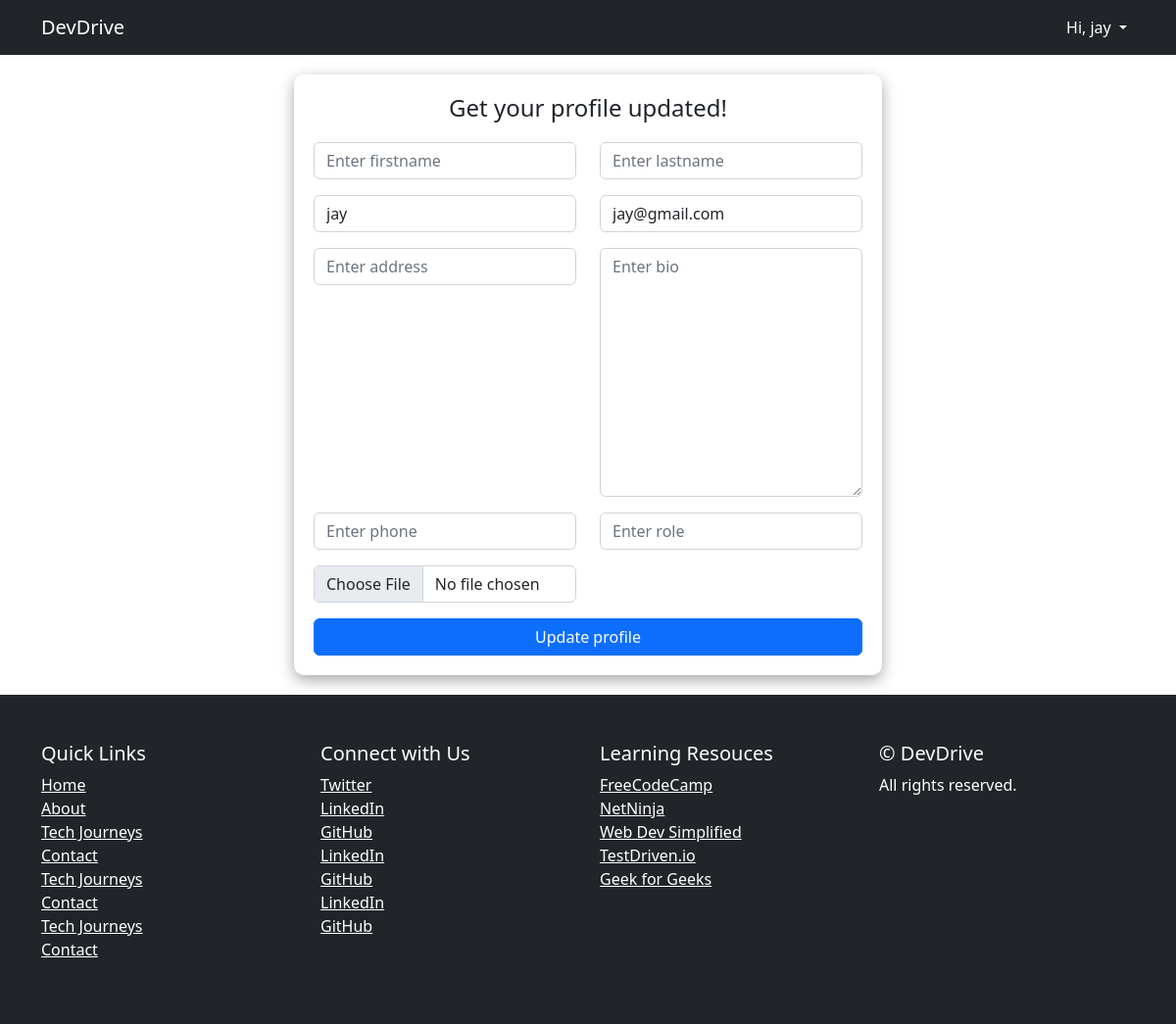
The app's page /user/update-profile (signed in) with its own data.
### core/models.py (models this page shows, shortened)
class CustomUser(AbstractUser):
    email = models.EmailField(unique=True)
    profile_pic = models.ImageField(upload_to="p_img", blank=True, null=True)
    address = models.CharField(max_length=50, blank=True, null=True)
    phone = models.CharField(max_length=11, blank=True, null=True)
    role = models.CharField(max_length=50, blank=True, null=True)
    bio = models.TextField(blank=True, null=True)
    USERNAME_FIELD = 'email'
    REQUIRED_FIELDS = ('username',)

### core/views.py (the view)
# urls.py: path("update-profile", views.update_profile, name="update-profile")
@login_required(login_url="signin")
def update_profile(request):
    if request.user.is_authenticated:
        user = request.user
        form = UpdateProfileForm(instance=user)
        if request.method == 'POST':
            form = UpdateProfileForm(request.POST, request.FILES, instance=user)
            if form.is_valid():
                form.save()
                messages.success(request, "Profile updated successfully")
                return redirect("profile")
    context = {"form": form}
    return render(request, "core/update_profile.html", context)

### core/templates/core/update_profile.html (shortened to what this page needs)
{% extends 'base.html' %}
{% block content %}
<form action="" method="POST" enctype="multipart/form-data">
    <h4>Get your profile updated!</h4>
    <div class="row">
        {% for field in form  %}
        {% if field.errors %}
        <div class="col-md-6">
            <div class="mb-3">
                {{field}}
            </div>
            <small>{{field.errors}}</small>
        </div>
        {% else %}
        <div class="col-md-6">
            <div class="mb-3">
                {{field}}
            </div>
        </div>
        {% endif %}
        {% endfor %}
    </div>
    <button class="btn btn-primary" style="width: 100%">Update profile</button>
</form>
{% endblock content %}

### templates/base.html (shortened to what this page needs)
<!DOCTYPE html>
{% load static %}
<html lang="en">
    <head>
        <link href="{% static 'css/styles.css' %}" rel="stylesheet" />
        <link rel="stylesheet" href="https://cdnjs.cloudflare.com/ajax/libs/font-awesome/6.5.1/css/all.min.css" />
        <link rel="stylesheet" href="https://cdnjs.cloudflare.com/ajax/libs/font-awesome/6.5.1/css/brands.min.css" />
    </head>
    <body>
        <nav class="navbar mynav navbar-expand-lg navbar-dark bg-dark">
            <div class="container">
                <a class="navbar-brand me-8" href="{% url 'index' %}">DevDrive</a>
              <div class="collapse navbar-collapse" id="navbarNavDropdown">
                <ul class="navbar-nav">
                  {% if request.user.is_authenticated %}
                  <li class="nav-item active dropdown">
                    <a class="nav-link dropdown-toggle" href="#" role="button" style="color: white" data-bs-toggle="dropdown" aria-expanded="false">
                      Hi, {{request.user.username}}
                    </a>
                  </li>
                  {% endif %}
                </ul>
              </div>
            </div>
          </nav>
        {% block content %}{% endblock content %}
        <footer class="py-5 bg-dark">
            <div class="container">
              <div class="row">
                <div class="col-lg-3 col-md-6">
                  <h5 class="text-white">Quick Links</h5>
                  <ul class="list-unstyled">
                    <li><a href="#" class="text-white">Home</a></li>
                    <li><a href="#" class="text-white">About</a></li>
                    <li><a href="#" class="text-white">Tech Journeys</a></li>
                    <li><a href="#" class="text-white">Contact</a></li>
                    <li><a href="#" class="text-white">Tech Journeys</a></li>
                    <li><a href="#" class="text-white">Contact</a></li>
                    <li><a href="#" class="text-white">Tech Journeys</a></li>
                    <li><a href="#" class="text-white">Contact</a></li>
                  </ul>
                </div>
                <div class="col-lg-3 col-md-6">
                  <h5 class="text-white">Connect with Us</h5>
                  <ul class="list-unstyled">
                    <li><a href="#" target="_blank" class="text-white">Twitter</a></li>
                    <li><a href="#" target="_blank" class="text-white">LinkedIn</a></li>
                    <li><a href="#" target="_blank" class="text-white">GitHub</a></li>
                    <li><a href="#" target="_blank" class="text-white">LinkedIn</a></li>
                    <li><a href="#" target="_blank" class="text-white">GitHub</a></li>
                    <li><a href="#" target="_blank" class="text-white">LinkedIn</a></li>
                    <li><a href="#" target="_blank" class="text-white">GitHub</a></li>
                  </ul>
                </div>
                 <div class="col-lg-3 col-md-6">
                  <h5 class="text-white">Learning Resouces</h5>
                  <ul class="list-unstyled">
                    <li><a href="#" target="_blank" class="text-white">FreeCodeCamp</a></li>
                    <li><a href="#" target="_blank" class="text-white">NetNinja</a></li>
                    <li><a href="#" target="_blank" class="text-white">Web Dev Simplified</a></li>
                    <li><a href="#" target="_blank" class="text-white">TestDriven.io</a></li>
                    <li><a href="#" target="_blank" class="text-white">Geek for Geeks</a></li>
                  </ul>
                </div>
                <div class="col-lg-3">
                  <h5 class="text-white">© DevDrive</h5>
                  <p class="text-white">All rights reserved.</p>
                </div>
              </div>
            </div>
          </footer>
</body>
</html>

### templates/base.html (style rules this page uses)
.mynav ul a { color: white !important }
.mynav ul { margin-left: auto; }

### core/templates/core/update_profile.html (style rules this page uses)
form { box-shadow: rgba(0, 0, 0, 0.35) 0px 5px 15px; background-color: white; width: 600px !important; border-radius: 10px; padding: 20px 20px 20px 20px !important; margin: 20px auto !important }
form h4 { margin-bottom: 20px !important; text-align: center !important }

### records on screen
CustomUser: user.username "jay", form "jay" "jay@gmail.com"
